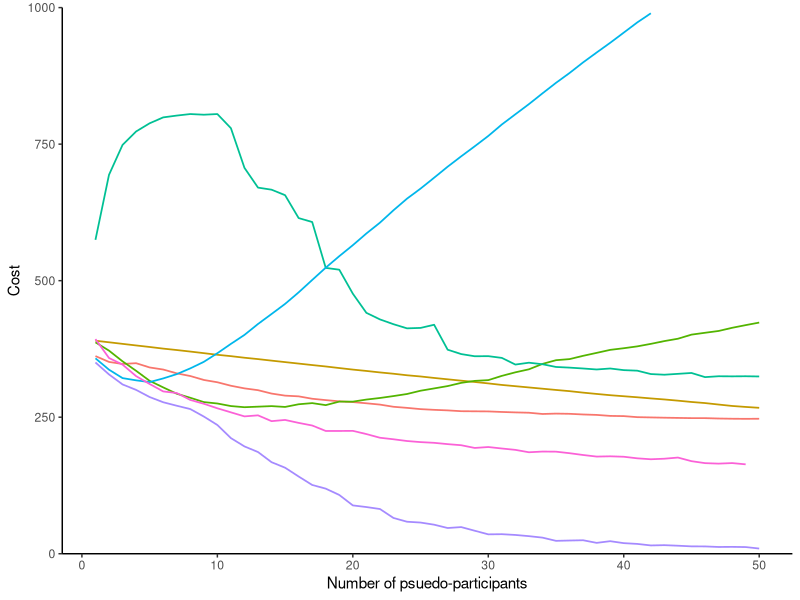
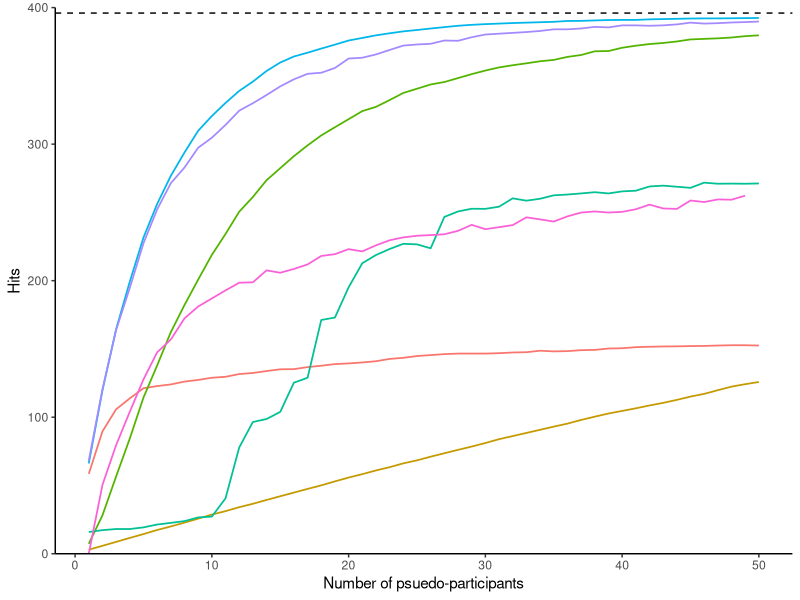
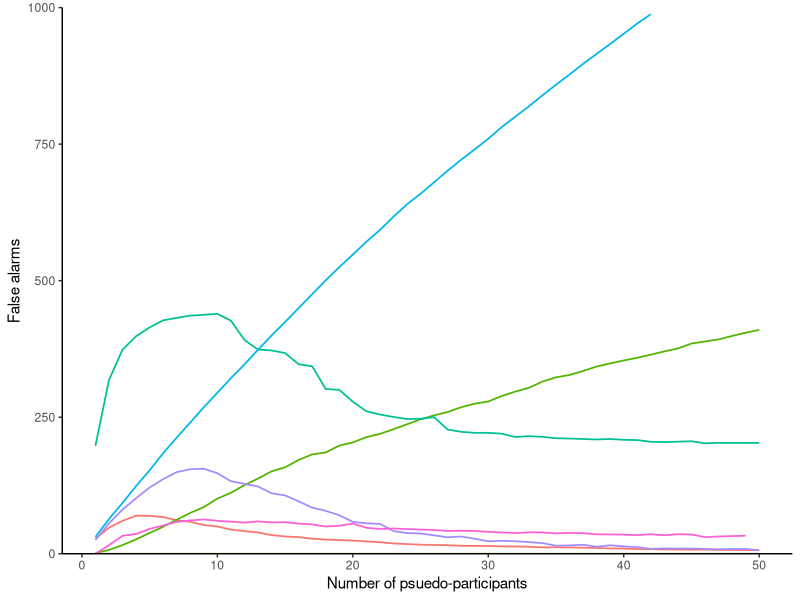

Here is the R script that generated these plots, in order:
library(data.table)
library(ggplot2)
library(gridExtra)

#Extract Legend 
g_legend<-function(a.gplot){ 
  tmp <- ggplot_gtable(ggplot_build(a.gplot)) 
  leg <- which(sapply(tmp$grobs, function(x) x$name) == "guide-box") 
  legend <- tmp$grobs[[leg]] 
  return(legend)} 


#dat<-fread('usf.csv')
dat<-fread('usf.csv')
dat2<-dat[,mean(cost),keyby=.(method,listnum)]
dat3<-dat[,mean(hit),keyby=.(method,listnum)]
dat4<-dat[,mean(fa),keyby=.(method,listnum)]

dat4[,method:=factor(method)]
levels(dat4$method)<-c("PF","FE","CN","CBN","RW","U-INVITE","Hierarchical U-INVITE")
dat4[,Method:=method]

usf1 <- ggplot(dat2,aes(x=listnum,y=V1,color=method)) + geom_line(size=0.6) + theme_classic() + xlab("Number of psuedo-participants") + ylab("Cost") + theme(legend.position="none") + scale_y_continuous(limits=c(0,1000),expand=c(0,0))
usf2 <- ggplot(dat3,aes(x=listnum,y=V1,color=method)) + geom_line(size=0.6) + theme_classic() + xlab("Number of psuedo-participants") + ylab("Hits") + theme(legend.position="none") + geom_hline(yintercept=396,linetype="dashed") + scale_y_continuous(limits=c(0,400),expand=c(0,0))
usf3 <- ggplot(dat4,aes(x=listnum,y=V1,color=method)) + geom_line(size=0.6) + theme_classic() + xlab("Number of psuedo-participants") + ylab("False alarms") + theme(legend.position="none") + scale_y_continuous(limits=c(0,1000),expand=c(0,0))

usf_legend <- ggplot(dat4,aes(x=listnum,y=V1,color=Method)) + geom_line(size=0.6) + theme_classic() + xlab("Number of psuedo-participants") + ylab("False alarms")
usf_legend <- g_legend(usf_legend) 

ggsave("usf_fit.eps",arrangeGrob(usf1,usf2,usf3,usf_legend,ncol=4),units="in",width=11)
